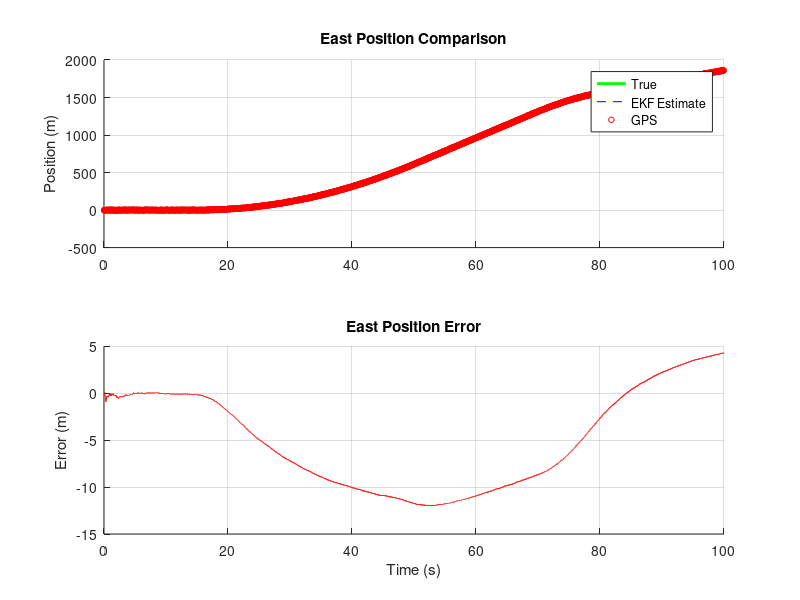
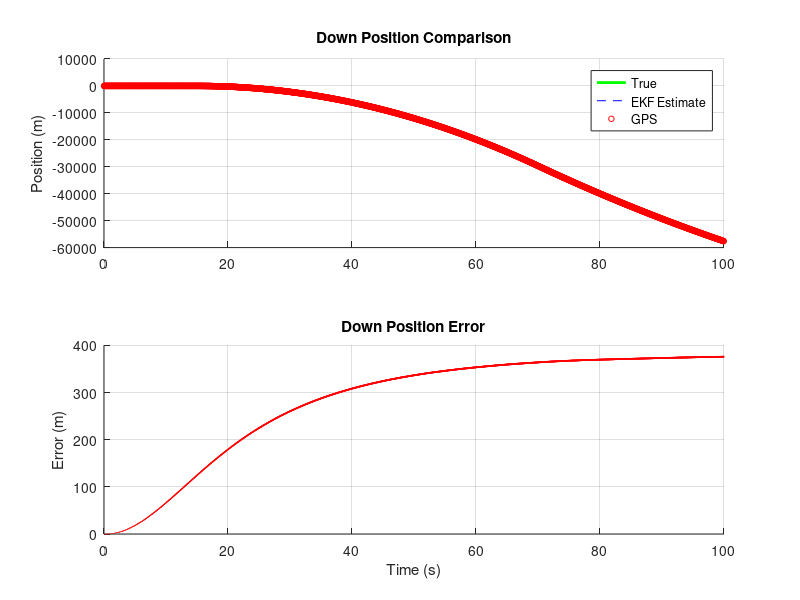
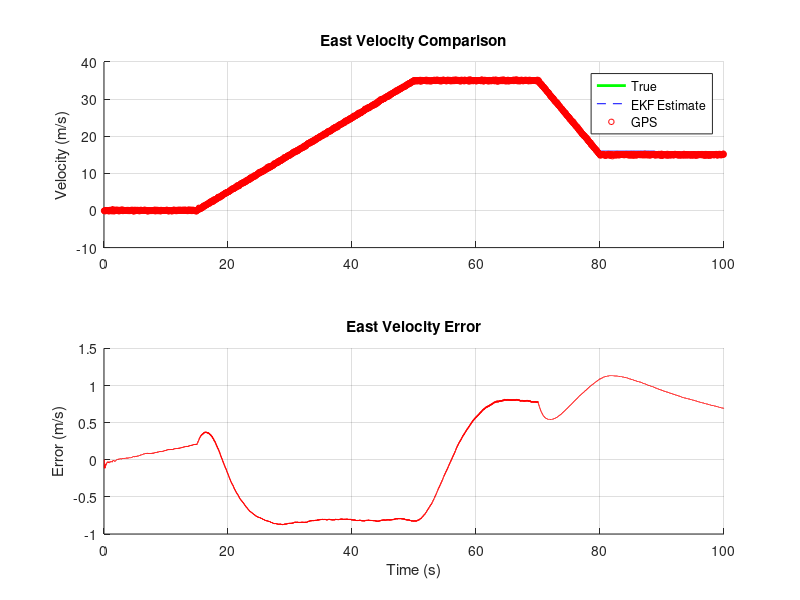
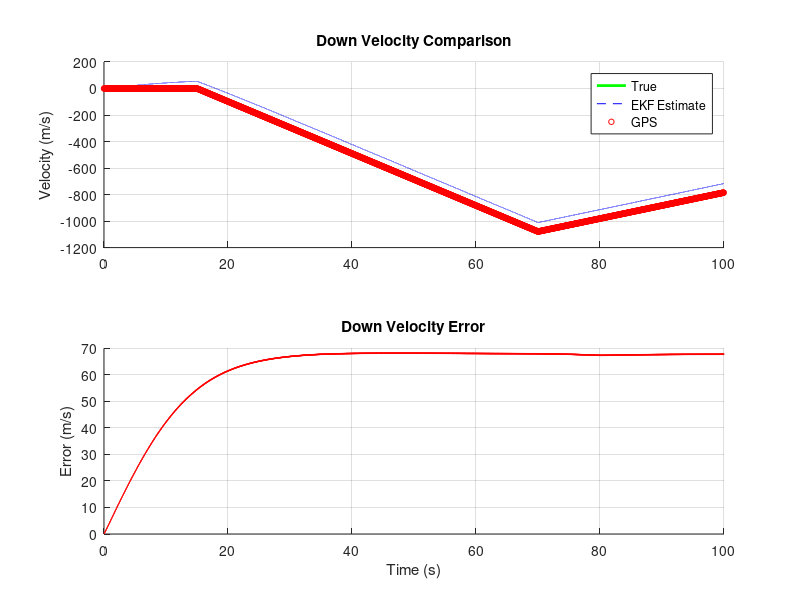

These charts were generated, in order, by the following MATLAB code:
clc; clear; close all;

%% 1. Simulation Setup
% Constants & Time
g = 9.81; % m/s^2
dt = 0.001; % Simulation time step (100 Hz)
t_end = 100;
N = t_end / dt;
t = (0:N-1)' * dt;

% True Vehicle Motion Profile
true_pitch_rate = zeros(N, 1);
true_pitch_rate(t > 20 & t <= 50) = deg2rad(2);
true_pitch_rate(t > 50 & t <= 80) = deg2rad(-1);
true_pitch = cumsum(true_pitch_rate) * dt;

% True total inertial acceleration 
true_accel_e = zeros(N, 1);
true_accel_d = zeros(N, 1);
true_accel_e(t > 15 & t <= 50) = 1;
true_accel_e(t > 70 & t <= 80) = -2;
true_accel_d(t > 15 & t <= 70) = -9.81*2; % Adjusted for better visualization
true_accel_d(t > 70 & t <= 100) = 9.81;

% Integrate to get true velocity and position
true_vel_e = cumsum(true_accel_e) * dt;
true_vel_d = cumsum(true_accel_d) * dt;
true_pos_e = cumsum(true_vel_e) * dt;
true_pos_d = cumsum(true_vel_d) * dt;

%% 2. Generate Physically Consistent Sensor Data 
% IMU Noise Levels
gyro_noise_std = deg2rad(0.5); 
gyro_noise_offset = deg2rad(0.1);

accel_noise_std = 0.05;
accel_noise_offset = 0.01; 

% Generate IMU Data
perfect_accel_data_x = true_accel_e .* cos(true_pitch) + true_accel_d .* sin(true_pitch) - g .* sin(true_pitch);
perfect_accel_data_z = -true_accel_e .* sin(true_pitch) + true_accel_d .* cos(true_pitch) - g .* cos(true_pitch);
perfect_gyro_data = true_pitch_rate;

accel_data_x = perfect_accel_data_x + randn(N, 1) * accel_noise_std + accel_noise_offset;
accel_data_z = perfect_accel_data_z + randn(N, 1) * accel_noise_std + accel_noise_offset;
gyro_data = perfect_gyro_data + randn(N, 1) * gyro_noise_std + gyro_noise_offset;

% GPS & Absolute Angle (Low Rate)
gps_rate = 20; % Hz
gps_pos_noise_std = 2.5;
gps_vel_noise_std = 0.1;
gps_pitch_noise_std = deg2rad(0.1);

gps_pos_e_data = nan(N, 1); gps_pos_d_data = nan(N, 1);
gps_vel_e_data = nan(N, 1); gps_vel_d_data = nan(N, 1);
gps_pitch_data = nan(N, 1);

for k = 1:N
    if mod(k - 1, round(1/dt / gps_rate)) == 0
        gps_pos_e_data(k) = true_pos_e(k) + randn() * gps_pos_noise_std;
        gps_pos_d_data(k) = true_pos_d(k) + randn() * gps_pos_noise_std;
        gps_vel_e_data(k) = true_vel_e(k) + randn() * gps_vel_noise_std;
        gps_vel_d_data(k) = true_vel_d(k) + randn() * gps_vel_noise_std;
        gps_pitch_data(k) = true_pitch(k) + randn() * gps_pitch_noise_std;
    end
end

%% 3. EKF Initialization
x_hat = zeros(5, 1);
P = eye(5) * 1; % Initial covariance

% Process Noise (Q)
sigma_a = 0.1; 
sigma_w = deg2rad(0.05);
Q_pv = [[dt^4/4, dt^3/2]; [dt^3/2, dt^2]] * sigma_a^2;
Q = zeros(5);
Q(1:2, 1:2) = Q_pv;
Q(3:4, 3:4) = Q_pv;
Q(5,5) = (dt * sigma_w)^2;

% Measurement Noise (R)
R = diag([gps_pos_noise_std^2, gps_pos_noise_std^2, ...
          gps_vel_noise_std^2, gps_vel_noise_std^2, ...
          gps_pitch_noise_std^2]);
          
% Measurement Matrix (H)
H = eye(5);

x_hat_hist = zeros(N, 5);
x_hat_hist(1, :) = x_hat';

%% 4. EKF Main Loop
for k = 2:N
    % --- I. Prediction Step ---
    p_e_prev = x_hat(1); p_d_prev = x_hat(2);
    v_e_prev = x_hat(3); v_d_prev = x_hat(4);
    theta_prev = x_hat(5);
    
    a_x_meas = accel_data_x(k-1);
    a_z_meas = accel_data_z(k-1);
    w_meas = gyro_data(k-1);
    
    theta_mid = theta_prev + w_meas * dt / 2;
    ct = cos(theta_mid);
    st = sin(theta_mid);
    
    % Reconstruct kinematic acceleration in the BODY frame
    g_body_x = g * st; g_body_z = g * ct;
    a_kin_body_x = a_x_meas + g_body_x;
    a_kin_body_z = a_z_meas + g_body_z;

    % Rotate kinematic acceleration to the INERTIAL frame
    a_kin_inertial_e = a_kin_body_x * ct - a_kin_body_z * st;
    a_kin_inertial_d = a_kin_body_x * st + a_kin_body_z * ct;

    % Add inertial gravity to get TOTAL acceleration
    a_total_e = a_kin_inertial_e;
    a_total_d = a_kin_inertial_d + g;

    % Predict state
    x_hat(1) = p_e_prev + v_e_prev * dt + 0.5 * a_total_e * dt^2;
    x_hat(2) = p_d_prev + v_d_prev * dt + 0.5 * a_total_d * dt^2;
    x_hat(3) = v_e_prev + a_total_e * dt;
    x_hat(4) = v_d_prev + a_total_d * dt;
    x_hat(5) = theta_prev + w_meas * dt;
    x_hat(5) = atan2(sin(x_hat(5)), cos(x_hat(5))); % Normalize angle
    
    % Predict covariance
    F = eye(5);
    F(1, 3) = dt; F(2, 4) = dt;
    F(1,5) = 0.5 * dt^2 * (-st * a_x_meas - ct * a_z_meas);
    F(2,5) = 0.5 * dt^2 * ( ct * a_x_meas - st * a_z_meas);
    F(3,5) = dt * (-st * a_x_meas - ct * a_z_meas);
    F(4,5) = dt * ( ct * a_x_meas - st * a_z_meas);
    P = F * P * F' + Q;
    
    % --- II. Correction Step ---
    if ~isnan(gps_pos_e_data(k))
        % Form measurement vector
        z = [gps_pos_e_data(k); gps_pos_d_data(k); ...
             gps_vel_e_data(k); gps_vel_d_data(k); ...
             gps_pitch_data(k)];
        
        % Calculate measurement residual (innovation)
        y = z - H * x_hat;
        y(5) = atan2(sin(y(5)), cos(y(5))); % Normalize angle residual

        % Calculate innovation covariance and Kalman Gain
        S = H * P * H' + R;
        K = P * H' / S;
        
        % Update state estimate and covariance
        x_hat = x_hat + K * y;
        P = (eye(5) - K * H) * P;
        
        % Normalize angle again after update
        x_hat(5) = atan2(sin(x_hat(5)), cos(x_hat(5)));
    end
    
    x_hat_hist(k, :) = x_hat';
end

%% 5. Plot Results
% Figure 1: East Position
figure('Name', 'East Position Analysis');
subplot(2,1,1);
hold on; grid on;
plot(t, true_pos_e, 'g', 'LineWidth', 2);
plot(t, x_hat_hist(:,1), 'b--');
plot(t, gps_pos_e_data, 'ro', 'MarkerSize', 4);
legend('True', 'EKF Estimate', 'GPS');
title('East Position Comparison');
ylabel('Position (m)');
subplot(2,1,2);
hold on; grid on;
plot(t, x_hat_hist(:,1) - true_pos_e, 'r');
title('East Position Error');
ylabel('Error (m)'); xlabel('Time (s)');

% Figure 2: Down Position
figure('Name', 'Down Position Analysis');
subplot(2,1,1);
hold on; grid on;
plot(t, true_pos_d, 'g', 'LineWidth', 2);
plot(t, x_hat_hist(:,2), 'b--');
plot(t, gps_pos_d_data, 'ro', 'MarkerSize', 4);
legend('True', 'EKF Estimate', 'GPS');
title('Down Position Comparison');
ylabel('Position (m)');
subplot(2,1,2);
hold on; grid on;
plot(t, x_hat_hist(:,2) - true_pos_d, 'r');
title('Down Position Error');
ylabel('Error (m)'); xlabel('Time (s)');

% Figure 3: East Velocity
figure('Name', 'East Velocity Analysis');
subplot(2,1,1);
hold on; grid on;
plot(t, true_vel_e, 'g', 'LineWidth', 2);
plot(t, x_hat_hist(:,3), 'b--');
plot(t, gps_vel_e_data, 'ro', 'MarkerSize', 4);
legend('True', 'EKF Estimate', 'GPS');
title('East Velocity Comparison');
ylabel('Velocity (m/s)');
subplot(2,1,2);
hold on; grid on;
plot(t, x_hat_hist(:,3) - true_vel_e, 'r');
title('East Velocity Error');
ylabel('Error (m/s)'); xlabel('Time (s)');

% Figure 4: Down Velocity
figure('Name', 'Down Velocity Analysis');
subplot(2,1,1);
hold on; grid on;
plot(t, true_vel_d, 'g', 'LineWidth', 2);
plot(t, x_hat_hist(:,4), 'b--');
plot(t, gps_vel_d_data, 'ro', 'MarkerSize', 4);
legend('True', 'EKF Estimate', 'GPS');
title('Down Velocity Comparison');
ylabel('Velocity (m/s)');
subplot(2,1,2);
hold on; grid on;
plot(t, x_hat_hist(:,4) - true_vel_d, 'r');
title('Down Velocity Error');
ylabel('Error (m/s)'); xlabel('Time (s)');

% Figure 5: Pitch Angle
figure('Name', 'Pitch Angle Analysis');
subplot(2,1,1);
hold on; grid on;
plot(t, rad2deg(true_pitch), 'g', 'LineWidth', 2);
plot(t, rad2deg(x_hat_hist(:,5)), 'b--');
plot(t, rad2deg(gps_pitch_data), 'ro', 'MarkerSize', 4);
legend('True', 'EKF Estimate', 'GPS');
title('Pitch Angle Comparison');
ylabel('Angle (deg)');
subplot(2,1,2);
hold on; grid on;
plot(t, rad2deg(x_hat_hist(:,5) - true_pitch), 'r');
title('Pitch Angle Error');
ylabel('Error (deg)'); xlabel('Time (s)');
